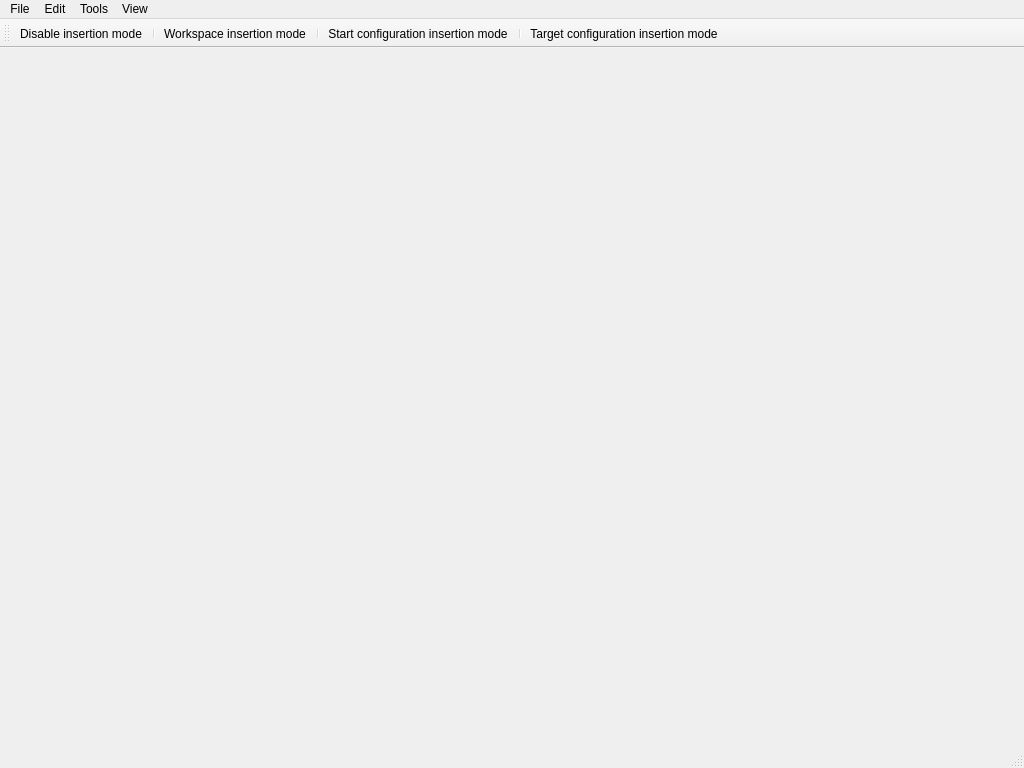
<?xml version="1.0" encoding="UTF-8"?>
<ui version="4.0">
    <class>MainWindow</class>
    <widget class="QMainWindow" name="MainWindow">
        <property name="geometry">
            <rect>
                <x>0</x>
                <y>0</y>
                <width>1024</width>
                <height>768</height>
            </rect>
        </property>
        <property name="windowTitle">
            <string>Multi-Robot Motion Planning</string>
        </property>
        <widget class="QScrollArea" name="centralwidget">
            <layout class="QGridLayout">
                <item row="0" column="0">
                    <widget class="QGraphicsView" name="graphicsView">
                        <property name="focusPolicy">
                            <enum>Qt::StrongFocus</enum>
                        </property>
                        <property name="verticalScrollBarPolicy">
                            <enum>Qt::ScrollBarAlwaysOn</enum>
                        </property>
                        <property name="horizontalScrollBarPolicy">
                            <enum>Qt::ScrollBarAlwaysOn</enum>
                        </property>
                        <property name="transformationAnchor">
                            <enum>QGraphicsView::NoAnchor</enum>
                        </property>
                    </widget>
                </item>
            </layout>
        </widget>
        <widget class="QStatusBar" name="statusbar" />
        <widget class="QToolBar" name="toolbar">
            <property name="windowTitle">
                <string>Visualization tools</string>
            </property>
            <attribute name="toolBarArea">
                <enum>TopToolBarArea</enum>
            </attribute>
            <attribute name="toolBarBreak">
                <bool>false</bool>
            </attribute>
            <!-- Add actions for the main toolbar -->
            <addaction name="actionInsertNone" />
            <addaction name="separator" />
            <addaction name="actionInsertWorkspace" />
            <addaction name="separator" />
            <addaction name="actionInsertStartConfigs" />
            <addaction name="separator" />
            <addaction name="actionInsertTargetConfigs" />
        </widget>
        <widget class="QMenuBar" name="menubar">
            <property name="geometry">
                <rect>
                    <x>0</x>
                    <y>0</y>
                    <width>1024</width>
                    <height>32</height>
                </rect>
            </property>
            <widget class="QMenu" name="menuFile">
                <property name="title">
                    <string>File</string>
                </property>
                <addaction name="actionNew" />
                <addaction name="actionOpen" />
                <addaction name="separator" />
                <addaction name="actionImport" />
                <addaction name="actionExport" />
                <addaction name="separator" />
                <addaction name="actionExit" />
            </widget>
            <widget class="QMenu" name="menuEdit">
                <property name="title">
                    <string>Edit</string>
                </property>
                <addaction name="actionUndo" />
                <addaction name="actionRedo" />
                <addaction name="separator" />
                <addaction name="actionInsertNone" />
                <addaction name="actionInsertWorkspace" />
                <addaction name="actionInsertStartConfigs" />
                <addaction name="actionInsertTargetConfigs" />
            </widget>
            <widget class="QMenu" name="menuTools">
                <property name="title">
                    <string>Tools</string>
                </property>
                <addaction name="actionGenerateFreeSpace" />
            </widget>
            <widget class="QMenu" name="menuView">
                <property name="title">
                    <string>View</string>
                </property>
                <addaction name="actionRecenter" />
            </widget>

            <addaction name="menuFile" />
            <addaction name="menuEdit" />
            <addaction name="menuTools" />
            <addaction name="menuView" />
        </widget>

        <!-- Actions -->
        <action name="actionNew">
            <property name="text">
                <string>&amp;New</string>
            </property>
            <property name="shortcut">
                <string>Ctrl+N</string>
            </property>
        </action>
        <action name="actionOpen">
            <property name="text">
                <string>&amp;Open</string>
            </property>
            <property name="shortcut">
                <string>Ctrl+O</string>
            </property>
        </action>
        <action name="actionImport">
            <property name="text">
                <string>&amp;Import</string>
            </property>
        </action>
        <action name="actionExport">
            <property name="text">
                <string>&amp;Export</string>
            </property>
        </action>
        <action name="actionExit">
            <property name="text">
                <string>E&amp;xit</string>
            </property>
            <property name="shortcut">
                <string>Ctrl+Q</string>
            </property>
        </action>

        <action name="actionUndo">
            <property name="text">
                <string>&amp;Undo</string>
            </property>
            <property name="shortcut">
                <string>Qtrl+Z</string>
            </property>
        </action>
        <action name="actionRedo">
            <property name="text">
                <string>&amp;Redo</string>
            </property>
            <property name="shortcut">
                <string>Qtrl+Y</string>
            </property>
            <property name="shortcut">
                <string>Qtrl+Shift+Z</string>
            </property>
        </action>
        <action name="actionInsertNone">
            <property name="checkable">
                <bool>true</bool>
            </property>
            <property name="text">
                <string>&amp;Disable insertion mode</string>
            </property>
        </action>
        <action name="actionInsertWorkspace">
            <property name="checkable">
                <bool>true</bool>
            </property>
            <property name="text">
                <string>&amp;Workspace insertion mode</string>
            </property>
        </action>
        <action name="actionInsertStartConfigs">
            <property name="checkable">
                <bool>true</bool>
            </property>
            <property name="text">
                <string>&amp;Start configuration insertion mode</string>
            </property>
        </action>
        <action name="actionInsertTargetConfigs">
            <property name="checkable">
                <bool>true</bool>
            </property>
            <property name="text">
                <string>&amp;Target configuration insertion mode</string>
            </property>
        </action>

        <action name="actionGenerateFreeSpace">
            <property name="text">
                <string>Generate &amp;Free-space</string>
            </property>
            <property name="shortcut">
                <string>Ctrl+F</string>
            </property>
        </action>

        <action name="actionRecenter">
            <property name="text">
                <string>Re&amp;center the viewport</string>
            </property>
            <property name="shortcut">
                <string>Ctrl+R</string>
            </property>
        </action>
    </widget>
    <layoutdefault spacing="6" margin="11"/>
    <resources/>
    <connections/>
</ui>
